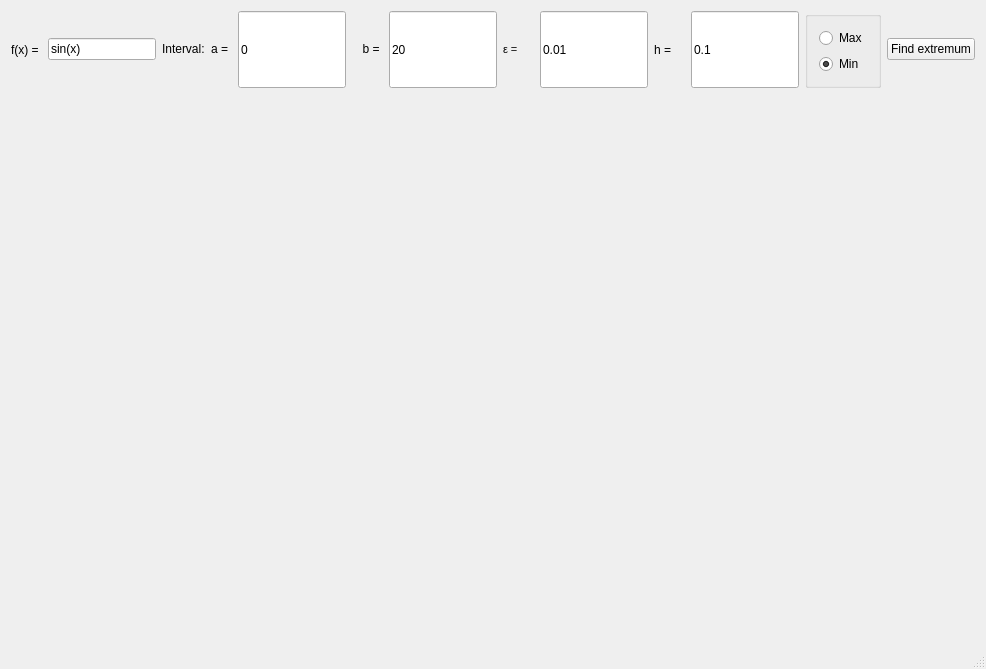
<?xml version="1.0" encoding="UTF-8"?>
<ui version="4.0">
 <class>MainWindow</class>
 <widget class="QMainWindow" name="MainWindow">
  <property name="geometry">
   <rect>
    <x>0</x>
    <y>0</y>
    <width>986</width>
    <height>669</height>
   </rect>
  </property>
  <property name="sizePolicy">
   <sizepolicy hsizetype="Preferred" vsizetype="Preferred">
    <horstretch>0</horstretch>
    <verstretch>0</verstretch>
   </sizepolicy>
  </property>
  <property name="windowTitle">
   <string>MainWindow</string>
  </property>
  <widget class="QWidget" name="centralWidget">
   <layout class="QVBoxLayout" name="verticalLayout">
    <item>
     <layout class="QHBoxLayout" name="horizontalLayout_2">
      <item>
       <widget class="QLabel" name="LB_FX">
        <property name="enabled">
         <bool>true</bool>
        </property>
        <property name="sizePolicy">
         <sizepolicy hsizetype="Preferred" vsizetype="Preferred">
          <horstretch>0</horstretch>
          <verstretch>0</verstretch>
         </sizepolicy>
        </property>
        <property name="minimumSize">
         <size>
          <width>0</width>
          <height>0</height>
         </size>
        </property>
        <property name="text">
         <string>f(x) = </string>
        </property>
        <property name="textFormat">
         <enum>Qt::AutoText</enum>
        </property>
       </widget>
      </item>
      <item>
       <widget class="QLineEdit" name="ET_FX">
        <property name="sizePolicy">
         <sizepolicy hsizetype="Maximum" vsizetype="Fixed">
          <horstretch>0</horstretch>
          <verstretch>0</verstretch>
         </sizepolicy>
        </property>
        <property name="text">
         <string>sin(x)</string>
        </property>
       </widget>
      </item>
      <item>
       <widget class="QLabel" name="LB_INTERVAL">
        <property name="sizePolicy">
         <sizepolicy hsizetype="Fixed" vsizetype="Fixed">
          <horstretch>0</horstretch>
          <verstretch>0</verstretch>
         </sizepolicy>
        </property>
        <property name="text">
         <string>Interval:</string>
        </property>
       </widget>
      </item>
      <item>
       <widget class="QLabel" name="LB_A">
        <property name="sizePolicy">
         <sizepolicy hsizetype="Maximum" vsizetype="Maximum">
          <horstretch>0</horstretch>
          <verstretch>0</verstretch>
         </sizepolicy>
        </property>
        <property name="text">
         <string>a = </string>
        </property>
       </widget>
      </item>
      <item>
       <widget class="QLineEdit" name="ET_A">
        <property name="sizePolicy">
         <sizepolicy hsizetype="Preferred" vsizetype="Preferred">
          <horstretch>0</horstretch>
          <verstretch>0</verstretch>
         </sizepolicy>
        </property>
        <property name="text">
         <string>0</string>
        </property>
       </widget>
      </item>
      <item>
       <widget class="QLabel" name="LB_B">
        <property name="sizePolicy">
         <sizepolicy hsizetype="Minimum" vsizetype="Maximum">
          <horstretch>0</horstretch>
          <verstretch>0</verstretch>
         </sizepolicy>
        </property>
        <property name="text">
         <string>b = </string>
        </property>
        <property name="alignment">
         <set>Qt::AlignRight|Qt::AlignTrailing|Qt::AlignVCenter</set>
        </property>
       </widget>
      </item>
      <item>
       <widget class="QLineEdit" name="ET_B">
        <property name="sizePolicy">
         <sizepolicy hsizetype="Preferred" vsizetype="Minimum">
          <horstretch>0</horstretch>
          <verstretch>0</verstretch>
         </sizepolicy>
        </property>
        <property name="text">
         <string>20</string>
        </property>
       </widget>
      </item>
      <item>
       <widget class="QLabel" name="LB_EPS">
        <property name="font">
         <font>
          <pointsize>8</pointsize>
         </font>
        </property>
        <property name="text">
         <string>ε = </string>
        </property>
       </widget>
      </item>
      <item>
       <widget class="QLineEdit" name="ET_EPS">
        <property name="sizePolicy">
         <sizepolicy hsizetype="Preferred" vsizetype="Preferred">
          <horstretch>0</horstretch>
          <verstretch>0</verstretch>
         </sizepolicy>
        </property>
        <property name="text">
         <string>0.01</string>
        </property>
       </widget>
      </item>
      <item>
       <widget class="QLabel" name="LB_H">
        <property name="text">
         <string>h = </string>
        </property>
       </widget>
      </item>
      <item>
       <widget class="QLineEdit" name="ET_H">
        <property name="sizePolicy">
         <sizepolicy hsizetype="Preferred" vsizetype="Preferred">
          <horstretch>0</horstretch>
          <verstretch>0</verstretch>
         </sizepolicy>
        </property>
        <property name="text">
         <string>0.1</string>
        </property>
       </widget>
      </item>
      <item>
       <widget class="QGroupBox" name="GB_RADIO">
        <property name="title">
         <string/>
        </property>
        <layout class="QVBoxLayout" name="verticalLayout_2">
         <item>
          <widget class="QRadioButton" name="RB_MAX">
           <property name="text">
            <string>Max</string>
           </property>
          </widget>
         </item>
         <item>
          <widget class="QRadioButton" name="RB_MIN">
           <property name="autoFillBackground">
            <bool>false</bool>
           </property>
           <property name="text">
            <string>Min</string>
           </property>
           <property name="checked">
            <bool>true</bool>
           </property>
          </widget>
         </item>
        </layout>
       </widget>
      </item>
      <item>
       <widget class="QPushButton" name="BT_FIND">
        <property name="text">
         <string>Find extremum</string>
        </property>
       </widget>
      </item>
     </layout>
    </item>
    <item>
     <widget class="QCustomPlot" name="widget" native="true"/>
    </item>
   </layout>
  </widget>
  <widget class="QMenuBar" name="menuBar">
   <property name="geometry">
    <rect>
     <x>0</x>
     <y>0</y>
     <width>986</width>
     <height>21</height>
    </rect>
   </property>
  </widget>
  <widget class="QStatusBar" name="statusBar"/>
 </widget>
 <layoutdefault spacing="6" margin="11"/>
 <customwidgets>
  <customwidget>
   <class>QCustomPlot</class>
   <extends>QWidget</extends>
   <header>qcustomplot.h</header>
   <container>1</container>
  </customwidget>
 </customwidgets>
 <resources/>
 <connections/>
</ui>
